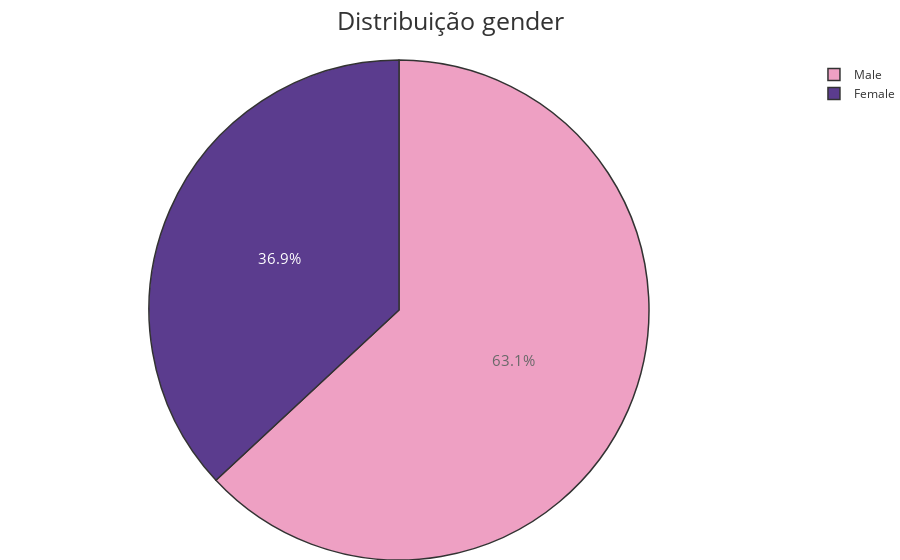

This figure's notebook cell:
### Code cell
plot_pie_chart(data, 'gender', title='Distribuição gender')

### Figure 1 — Plotly figure (JSON) as saved in the notebook; plotly's stock layout.template omitted (floating-point values rounded to 4 significant figures)
{"data": [{"labels": ["Male", "Female"], "marker": {"colors": ["#EB89B5", "#330C73"], "line": {"color": "#000000", "width": 1.5}}, "opacity": 0.8, "textfont": {"size": 15}, "type": "pie", "values": [328, 192]}], "layout": {"autosize": true, "margin": {"b": 0, "l": 0, "r": 0, "t": 60}, "title": {"font": {"size": 25}, "text": "Distribuição gender"}}}
